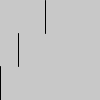
Frame 1 (no input)
Frame 2 (the mouse pressed at the canvas centre, redrawn once): identical to frame 1, image omitted

The Processing sketch that drew this single still picture (run headless with seeded random() and noise(); the mouse was pressed at the canvas centre and the sketch redrawn once):

// Processing sketch: Percobaan_1
// ── Percobaan_1.pde
//sketch menggunakan noLoop()
void setup()
{ 
noLoop();
}
void draw ()
{
background (200);
int s = second ();
int m = minute();
int h = hour();
line(s,0,s,33);
line(m,33,m,66);
line(h,66,h,100);
}
